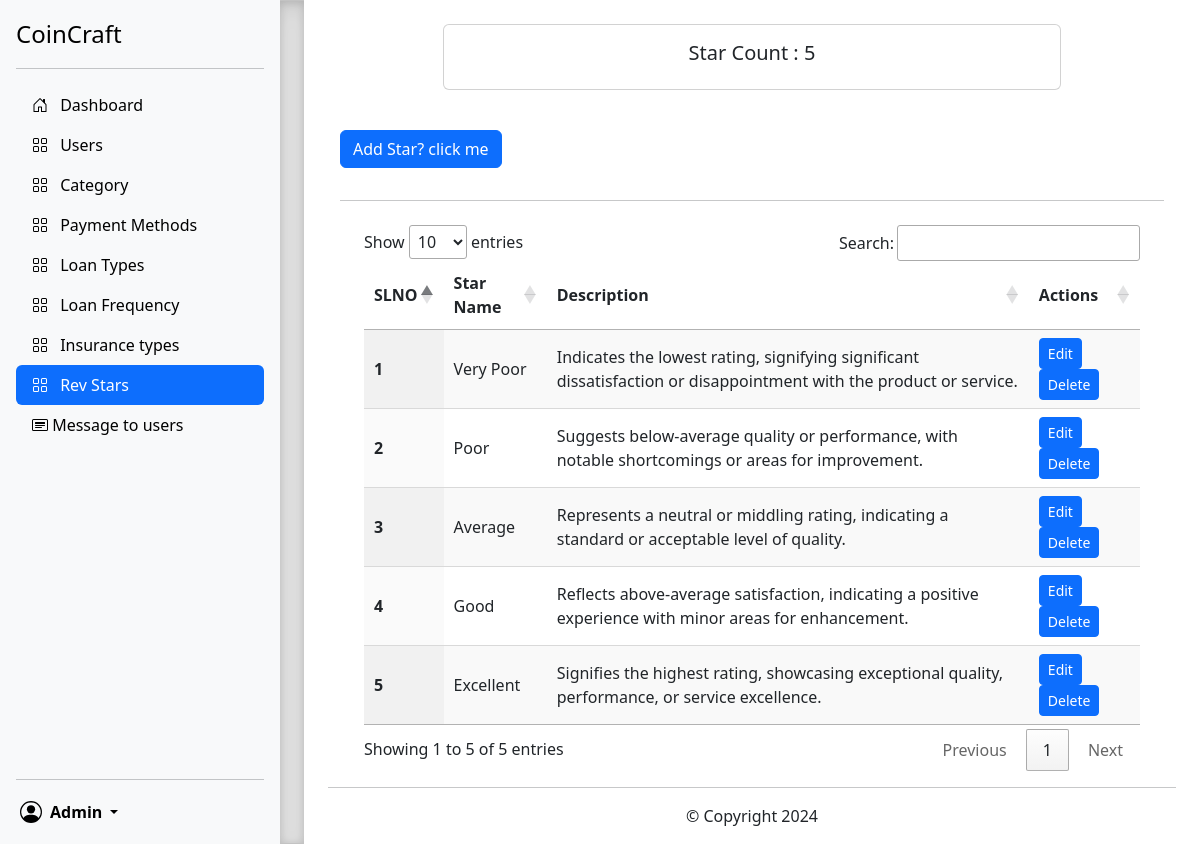
Page /adminContent/revStar.php (signed in) on the committed database.
### tables this page shows
CREATE TABLE `_star` (
  `id` int(11) NOT NULL,
  `name` varchar(50) NOT NULL,
  `description` varchar(255) NOT NULL
);

### adminContent/mainContent/revStar.php (the view, shortened to what this page needs)
<div class="container" style="min-height:610px;">
    <div class="container p-4 my-0  ">
        <div class="card text-center w-75 mx-auto">
            <div class="card-body">
                <h5 class="card-title">Star Count :
                    <?php
                $sql = 'SELECT COUNT(*) AS total_star FROM _star';
                $result = mysqli_query($conn, $sql);
                while($row = mysqli_fetch_assoc($result)){
                   echo $row['total_star'];
                }
                ?>
                </h5>
            </div>
        </div>
    </div>
    <div class="container">
        <div class="container my-3">
            <p class="d-inline-flex gap-1">
                <button class="btn btn-primary" type="button" data-bs-toggle="collapse" data-bs-target="#add"
                    aria-expanded="false" aria-controls="collapseExample">
                    Add Star? click me
                </button>
            </p>
        </div>
    </div>
    <div class="container">
        <div class="container">
            <hr class="w-100">
        </div>
    </div>
    <div class="container my-3 px-5 mt-4">
        <table id="example" class="display" style="width:100%">
            <thead>
                <tr>
                    <th>SLNO</th>
                    <th>Star Name</th>
                    <th>Description</th>
                    <th>Actions</th>
                </tr>
            </thead>
            <tbody>
                <?php
                    $sql = "SELECT * FROM `_star`";
                    $result = mysqli_query($conn, $sql);
                    $sno = 0;
                    while($row = mysqli_fetch_assoc($result)){
                        $sno = $sno + 1;
                        echo "<tr>
                        <th scope='row'>". $sno . "</th>
                        <td>". $row['name'] . "</td>
                        <td>". $row['description'] . "</td>
                        <td><button type='button' class='btn btn-primary btn-sm edit' data-bs-toggle='modal' data-bs-target='#edit' id=".$row['id'].">Edit</button> <button class='delete btn btn-sm btn-primary' id=d".$row['id'].">Delete</button>  </td>
                        </tr>";
                    }
                    ?>
            </tbody>
        </table>
    </div>
</div>
<div class="container px-4">
    <hr>
    <p class="text-center">&copy; Copyright 2024</p>
</div>

### adminContent/sidebars.css (style rules this page uses)
body { min-height: 100vh; min-height: -webkit-fill-available; }
html { height: -webkit-fill-available; }

### rows in the picture
_star: name "Very Poor", description "Indicates the lowest rating, signifying significant dissatisfaction or disappointment with the product or service."
_star: name "Poor", description "Suggests below-average quality or performance, with notable shortcomings or areas for improvement."
_star: name "Average", description "Represents a neutral or middling rating, indicating a standard or acceptable level of quality."
_star: name "Good", description "Reflects above-average satisfaction, indicating a positive experience with minor areas for enhancement."
_star: name "Excellent", description "Signifies the highest rating, showcasing exceptional quality, performance, or service excellence."

### other values in the picture
$_SESSION['adminname'] "Admin"
$row['total_star'] "5"
